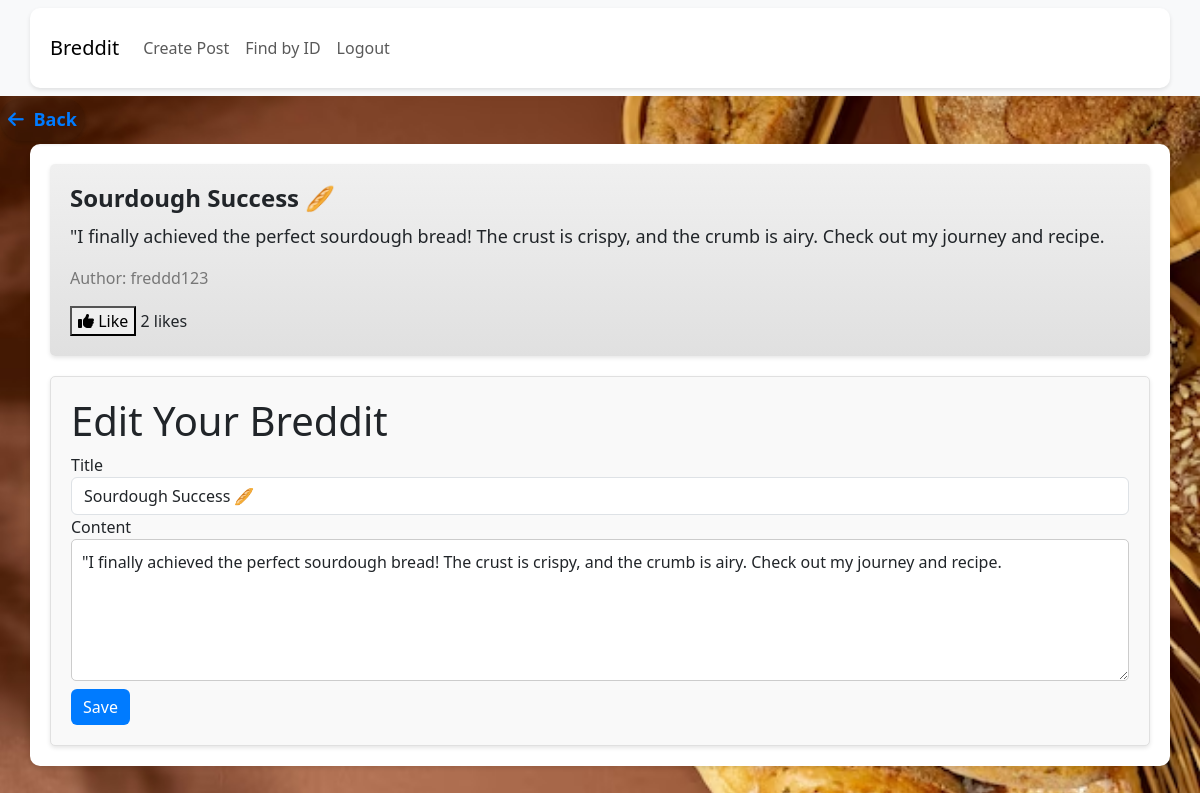
/posts/post-update/174/ (signed in), run on the app's committed database.
### bit_posts/models/post.py (models this page shows, shortened)
class Post(models.Model):
    title = models.CharField(
        _('Title'),
        max_length=255,
    )
    content = models.TextField(
        _('Text')
    )
    user = models.ForeignKey(
        get_user_model(),
        on_delete=models.CASCADE,
    )
    created_at = models.DateTimeField(
        auto_now_add=True,
    )
    updated_at = models.DateTimeField(
        auto_now=True,
    )
    upvotes = models.ManyToManyField(
        get_user_model(),
        related_name='upvoted_posts',
        blank=True,
    )

### bit_users/models/user.py (models this page shows)
class User(AbstractUser):
    pass

### bit_posts/views/post_views.py (the view, shortened to what this page needs)
# urls.py: path('post-update/<int:pk>/', post_views.UpdatePost.as_view(), name='update-post'),
class UpdatePost(LoginRequiredMixin, UpdateView):
    model = Post
    template_name = 'bit_posts/edit_post.html'  # Create an edit_post.html template
    fields = [ 'title','content']

### bit_posts/templates/bit_posts/edit_post.html (shortened to what this page needs)
<!DOCTYPE html>
<html lang="en">
<head>
    <link href="https://cdn.jsdelivr.net/npm/bootstrap@5.3.0/dist/css/bootstrap.min.css" rel="stylesheet">
    <link rel="stylesheet" href="https://cdnjs.cloudflare.com/ajax/libs/font-awesome/6.4.0/css/all.min.css">
</head>
<body>
    <div class="back-button-container">
        <a class="back-button" href="javascript:history.back()">
            <i class="fas fa-arrow-left"></i> Back
        </a>
    </div>
    <nav class="navbar navbar-expand-lg navbar-light bg-light">
        <div class="container">
            <a class="navbar-brand" href="{% url 'home' %}">Breddit</a>
            <div class="collapse navbar-collapse" id="navbarNav">
                {% if user.is_authenticated %}
                <ul class="navbar-nav ml-auto ">
                    <li class="nav-item">
                        <a class="nav-link" href="{% url 'bit_posts:post-list-create' %}">Create Post</a>
                    </li>
                    <li class="nav-item">
                        <a class="nav-link" href="{% url 'bit_posts:find-by-id' %}">Find by ID</a>
                    </li>
                    <li class="nav-item">
                        <a class="nav-link" href="{% url 'bit_users:logout' %}">Logout</a>
                    </li>
                </ul>
                {% endif %}
            </div>
        </div>
    </nav>
    <div class="container mt-5 mt-4">
{% if post %}
<div class="post">
    <h2 class="post-title">{{ post.title }}</h2>
    <p class="post-content">{{ post.content }}</p>
    <p class="post-author">Author: {{ post.user.username }}</p>
    <button class="like-button" data-post-id="{{ post.id }}">
        {% if request.user in post.upvotes.all %}<i class="fas fa-thumbs-down"></i> Unlike{% else %}<i class="fas fa-thumbs-up"></i> Like{% endif %}
    </button>
    <span class="likes-count">{{ post.upvotes.count }}</span> likes
</div>
{% endif %}
<div class="comment-form mt-9">
    <h1>Edit Your Breddit</h1>
    <form method="POST">
        <div class="form-group">
            <label for="id_title">Title</label>
            <input type="text" class="form-control" id="id_title" name="title" value="{{ post.title }}">
        </div>
        <div class="form-group">
            <label for="id_content">Content</label>
            <textarea class="form-control comment-input" id="id_content" name="content" rows="5" placeholder="Re-write your post content here!">{{ post.content }}</textarea>
        </div>
        <button class="btn btn-primary mt-2" type="submit">Save</button>
    </form>
</div>
    </div>
</body>
</html>

### bit_posts/templates/bit_posts/edit_post.html (style rules this page uses)
body { background-color: #f2f2f2; background-image: url('/static/images/bread.jpg'); background-size: cover; background-position: center; background-repeat: no-repeat; min-height: 100vh; margin: 0; padding: 0; }
.container { background-color: #ffffff; padding: 20px; border-radius: 10px; box-shadow: 0 2px 4px rgba(0, 0, 0, 0.1); }
.post { margin-bottom: 20px; padding: 20px; border-radius: 5px; background: linear-gradient(to bottom, #f0f0f0, #e0e0e0); box-shadow: 0 2px 4px rgba(0, 0, 0, 0.1); transition: transform 0.2s ease-in-out, box-shadow 0.2s ease-in-out, background 0.2s ease-in-out, border 0.2s ease-in-out; }
.post-title { font-size: 24px; font-weight: bold; margin-bottom: 10px; }
.post-content { font-size: 18px; }
.post-author { font-size: 16px; color: #777777; }
.btn-primary { background-color: #007bff; border: none; }
.back-button-container { position: absolute; top: 98px; left: 0px; padding: 8px; background-color: rgba(0, 0, 0, 0.1); border-radius: 50px; box-shadow: 0 2px 4px rgba(0, 0, 0, 0.2); }
.back-button { text-decoration: none; font-size: 18px; color: #007bff; font-weight: bold; }
.back-button i { margin-right: 5px; color: #007bff; }
.comment-form { margin-top: 20px; padding: 20px; border: 1px solid #e0e0e0; border-radius: 5px; background-color: #f9f9f9; box-shadow: 0 2px 4px rgba(0, 0, 0, 0.1); }
.comment-input { width: 100%; padding: 10px; border: 1px solid #ccc; border-radius: 5px; background-color: #fff; transition: border-color 0.2s ease-in-out; }
.comment-form { margin-top: 20px; padding: 20px; border: 1px solid #e0e0e0; border-radius: 5px; background-color: #f9f9f9; box-shadow: 0 2px 4px rgba(0, 0, 0, 0.1); transition: background-color 0.2s ease-in-out; }

### data on the page
Post: title "Sourdough Success 🥖", content "\"I finally achieved the perfect sourdough bread! The crust is crispy, and the crumb is airy. Check out my journey and recipe.", user.username "freddd123", upvotes.count "2"
